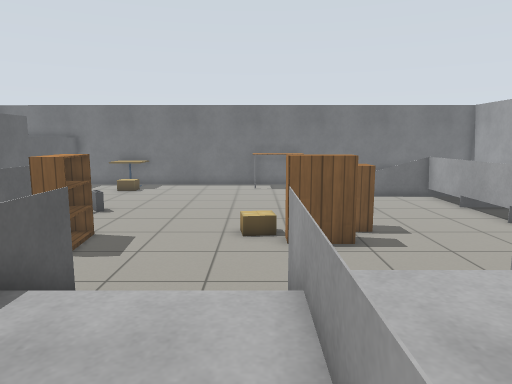
view 1 (above)

24 first-person views from a walk through a world built for the Gazebo simulator. The camera is 0.9 m above the floor, tilts 8° down and sees 70° across. The floor is counted in squares, 0.5 m on a side. Each view is taken from the middle of a square. On the plan, view 1 faces up. The plan holds only what a view shows up to about 18 squares ahead; the rest is blank. Simple patterns stand in for the simulator's built-in surfaces.

view 2
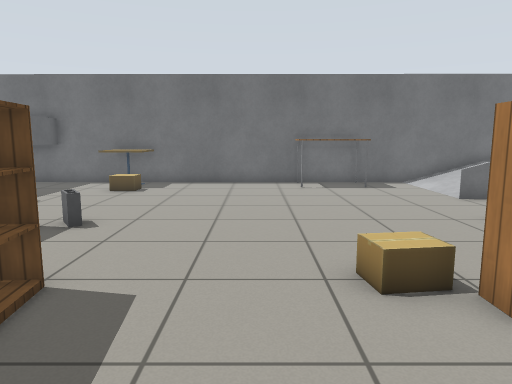

view 3
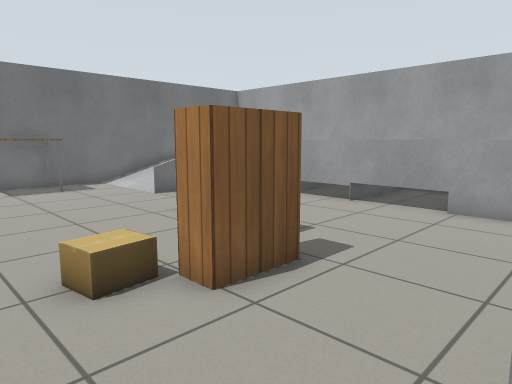

view 4
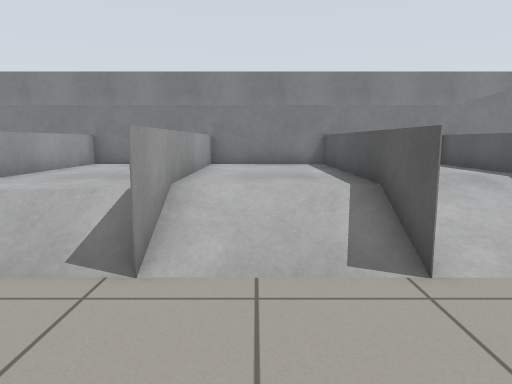

view 5
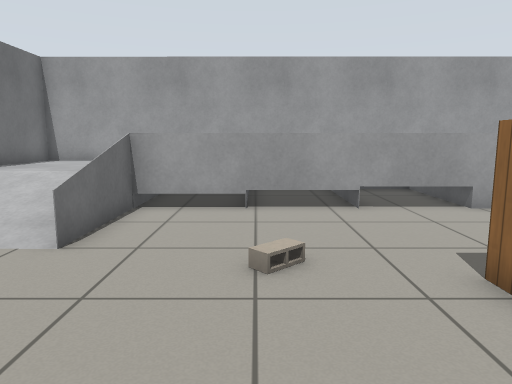

view 6
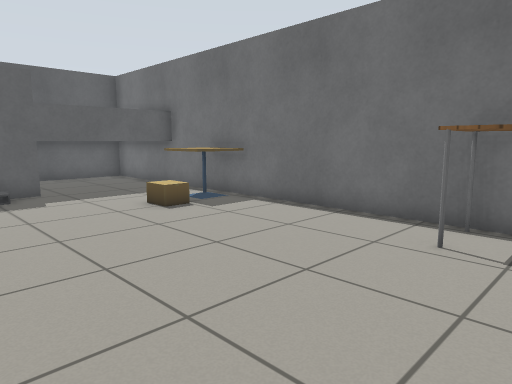

view 7
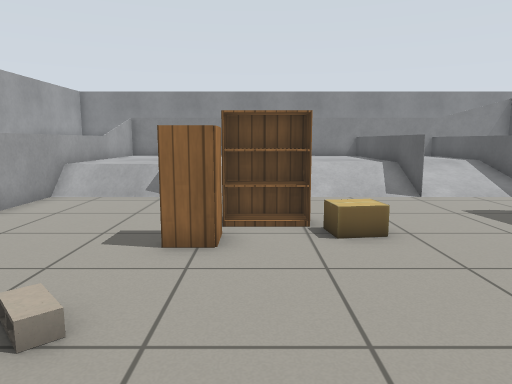

view 8
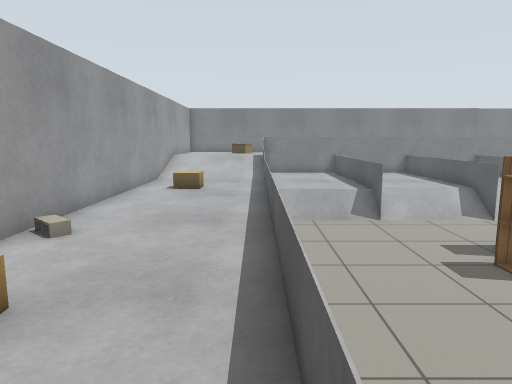

view 9
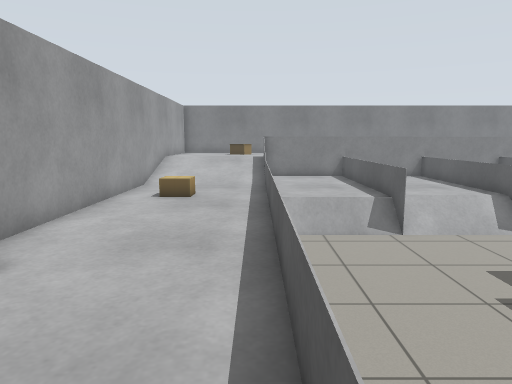

view 10
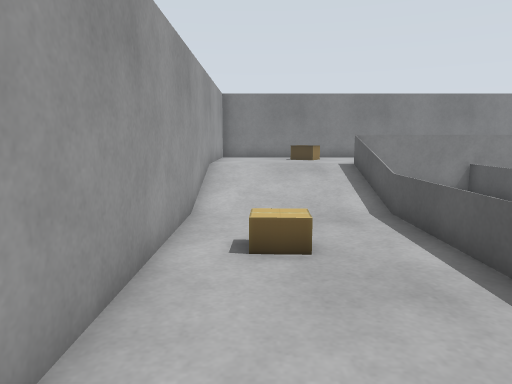

view 11
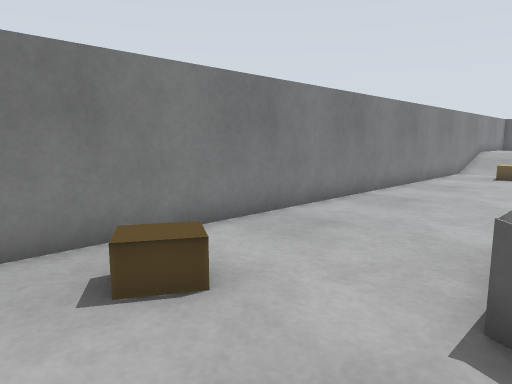

view 12
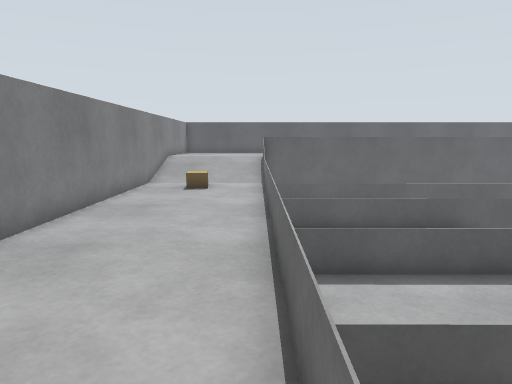

view 13
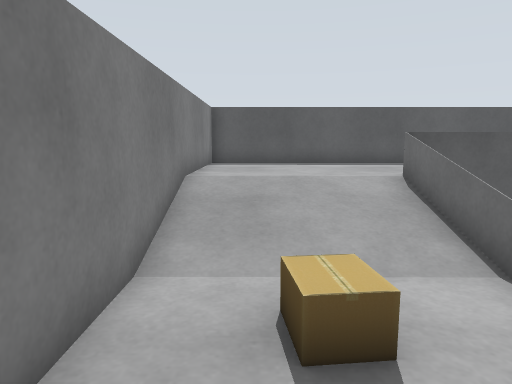

view 14
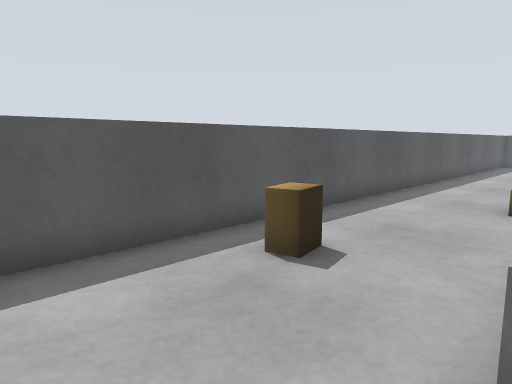

view 15
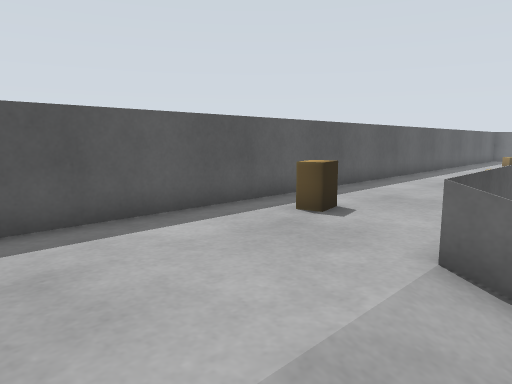

view 16
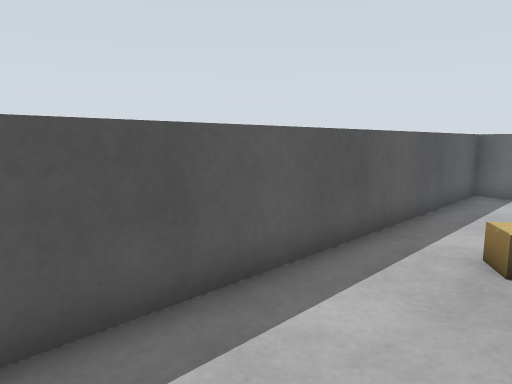

view 17
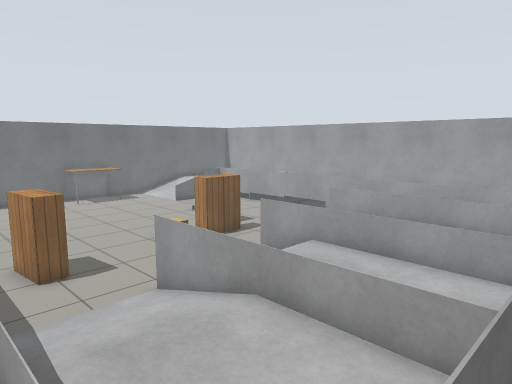

view 18
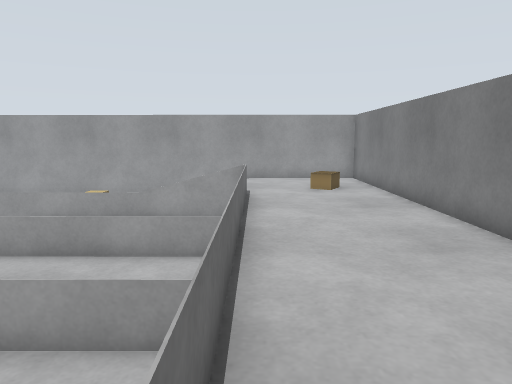

view 19
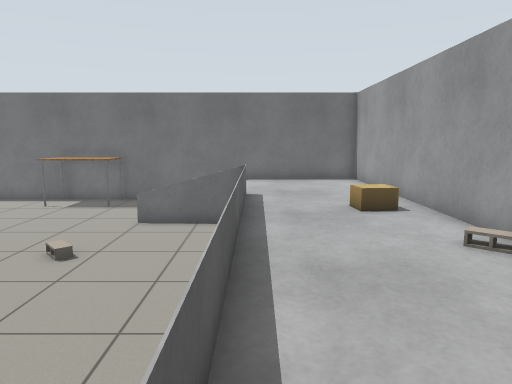

view 20
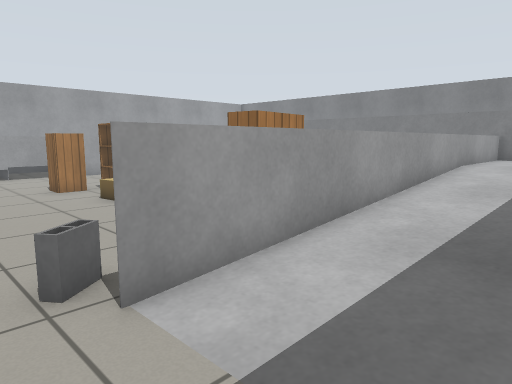

view 21
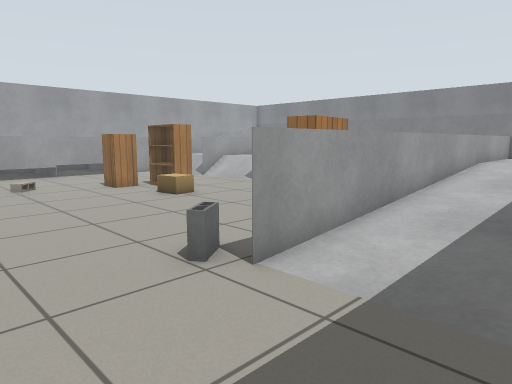

view 22
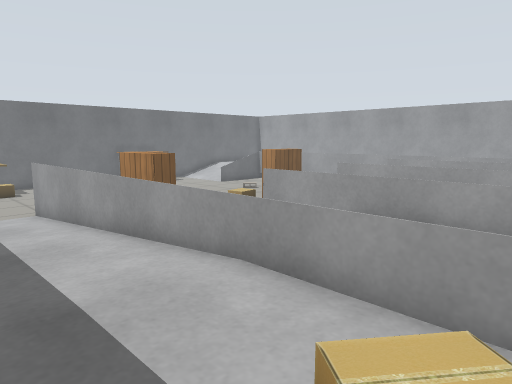

view 23
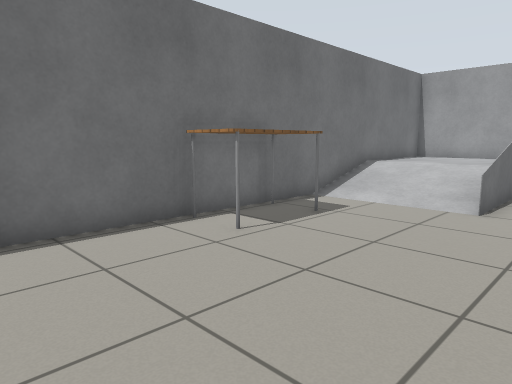

view 24
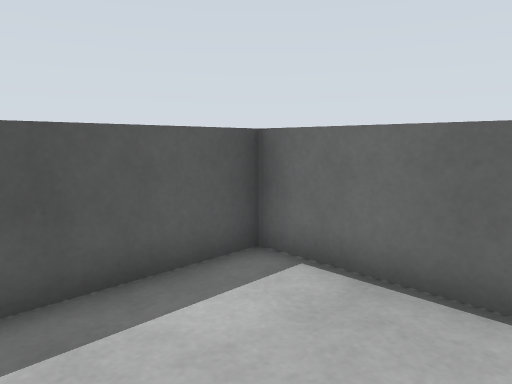

### Floor plan
Key: @ floor where view 1 was taken; # wall or solid block; . main floor; : floor 0.25 m higher than the main floor; + floor 0.5 m higher than the main floor; * floor 0.75 m higher than the main floor; % floor 1 m higher than the main floor; & floor 1.5 m higher than the main floor; / step, stairs or slope; = window, fence, low wall or low ledge; v drop or lower ground; B cinder block; C cabinet; A cardboard box; K bookshelf; T cafe table; L table; O other object.
Columns run from 17 left of view 1 to 14 right of it. Each row starts with its distance up from view 1.
 24  ########  ######    ##########
 23 #&&&&&...TT......LLLL..//++++++#
 22 #&&&&&...TT......LLLL..//++++++#
 21 #&&&& ....A............//++++++#
 20 #&&&  ....A............//++++++#
 19 #&&  &.................//+++++ #
 18 #&&   ................==..++++ #
 17 #&&A  O...................+++++#
 16 #&&AA ....................+++A+#
 15 #&&&   ....B.........B....+++A+#
 14 #&&&   ...#B..............+++++#
 13 #&&&   ...=...............+++++#
 12 #&&&   ...=.........C.....++++/#
 11 #&&&   :::=......A..C.....+++++#
 10 #&&&&  :::=.K.....KKK.....+++++#
  9 #&&&&  :::..K.............+++++#
  8 #&&&&  :::................+++++#
  7 #&&&&  :::................+++++#
  6 #&&&OO :::....=...=///=///+++++#
  5 #&&&&& +++:///=///=+++=+++=+AA+#
  4 #&&&&& +++=///=+++=+++=+++=++++#
  3 #&&&&& +++=+++=+++=+++=+++=++++#
  2 #&&&&&++++=+++=+++=+++=+++=++++#
  1 #&A&&& +++=+++=+++=+++=+++=////#
  0 #&AA&& AA+= ++=++@=+++=+++*////#
 -1 #&&&&&++A+=  +=+++=+++=+++%%%%%#
 -2 #&&&&&&//%%%%%%%%%%%%%%%%%%%%%%#
 -3 #&&&&&&//%%%%%%%%%%%%%%%%%%%%%%#
 -4 #&&&&&&//%AA%%%%%%%%%%%%%%%A%%%#
 -5 #&&&&&&//%%%%%%%%%%%%%%%%%%A%%%#
 -6 #&&&&&&//%%%%%%%%%%%%%%%%%%%%%%#
 -7  ======########################v

Positions as (right, up) in squares from view 1, and headings:
1: (0, 0), facing up
2: (-2, 6), facing up
3: (-2, 6), facing up-right
4: (-1, 11), facing down
5: (-1, 15), facing right
6: (2, 15), facing up-left
7: (2, 18), facing down
8: (9, 19), facing down
9: (9, 17), facing down
10: (12, 11), facing down
11: (12, -1), facing down-left
12: (8, -2), facing left
13: (-3, -5), facing left
14: (-11, -4), facing up-left
15: (-10, -6), facing up-left
16: (-13, 10), facing up-left
17: (-8, -2), facing up-right
18: (-4, -2), facing right
19: (9, 6), facing up
20: (-11, 16), facing down-right
21: (-11, 18), facing down-right
22: (-11, -1), facing up-right
23: (-5, 16), facing up-right
24: (-12, 19), facing up-left
